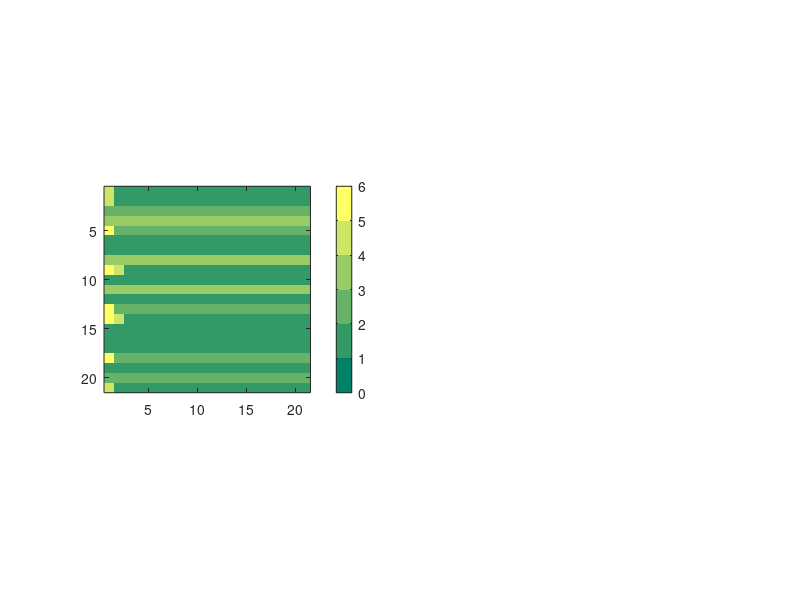

This chart was generated by the following MATLAB code: (Note: this script raises an error after producing the figure.)
for big = 1:1:25
%I have 6 states from that email. Lets see what I can do with them. Hmm...
total_states = 6 ;

%Random sizes and times for 1D initialization.
size = 21;
time = 21;

%TYPE AND SIZE DEFINITION
A = ones(time,size);
A(1,:) = randi([1 total_states],1,size);


%B is A for cyclic
B = A;

%
%Now what I am going to do is, I am going to have a ruleset and then when I
%am going to compare the results for graphs that have cycles and graphs
%that do not have cycles! And then I will change the initializations and
%the rulesets to see where that takes us.

%THREE THINGS THAT CAN COMPLETELY DEFINE FATE FOR OUR DETERMINISTIC MODEL:
    %GRAPH
    %RULESET
    %INITIALIZATION
    

    
%%%%%%%%%%%%%%%%%%%%%%%%%%%%%%%%%%%%%%%%%%%%%%%%%%%%%%%%%%%%%%%%%%%%%%%%%%%    
%%%%%%%%%%%%%%%%%%%%%%%%%%%%%%%%%%%%%%%%%%%%%%%%%%%%%%%%%%%%%%%%%%%%%%%%%%%
    
%INITIALIZATION
%Different ways to initialize the cells








%%%%%%%%%%%%%%%%%%%%%%%%%%%%%%%%%%%%%%%%%%%%%%%%%%%%%%%%%%%%%%%%%%%%%%%%%%%
%%%%%%%%%%%%%%%%%%%%%%%%%%%%%%%%%%%%%%%%%%%%%%%%%%%%%%%%%%%%%%%%%%%%%%%%%%%

%RULE
%The ruleset here is the new state when a cell receives a signal
%First line is change in state when you do receive a signal
%Second line is a change in state when you do not receive a signal
rule_original = [ 3 , 0 ;...
         6 , 0 ;...
         6 , 0 ;...
         1 , 0 ;...
         2 , 0 ;...
         4 , 0 ] ;

rule = rule_original(:,1) ;

rule = [ rule rule rule rule rule rule];

%%%%%%%%%%%%%%%%%%%%%%%%%%%%%%%%%%%%%%%%%%%%%%%%%%%%%%%%%%%%%%%%%%%%%%%%%%%
%%%%%%%%%%%%%%%%%%%%%%%%%%%%%%%%%%%%%%%%%%%%%%%%%%%%%%%%%%%%%%%%%%%%%%%%%%%

%GRAPH FOR ACYCLIC - LEBON ET AL
graph = zeros(total_states,total_states);

%The graph from the lauren paper is the following DAG
graph = [ 0 , 0 , 0 , 0 , 0 , 0 ;...
          0 , 0 , 0 , 0 , 0 , 0 ;...
          0 , 0 , 0 , 0 , 0 , 0 ;...
          1 , 1 , 0 , 0 , 0 , 0 ;...
          1 , 1 , 0 , 0 , 0 , 0 ;...
          1 , 1 , 0 , 0 , 1 , 0 ] ;
      

final = rule .* graph ;
          



%A graph with a cycle so we can see a comparision
cycle_graph = [ 0 , 0 , 0 , 0 , 0 , 1 ;...
          0 , 0 , 0 , 0 , 0 , 0 ;...
          0 , 0 , 0 , 0 , 0 , 0 ;...
          1 , 1 , 0 , 0 , 0 , 0 ;...
          1 , 1 , 0 , 0 , 0 , 0 ;...
          0 , 1 , 0 , 0 , 1 , 0 ] ;
      

cycle_final = rule .* cycle_graph ;
          


        
%%%%%%%%%%%%%%%%%%%%%%%%%%%%%%%%%%%%%%%%%%%%%%%%%%%%%%%%%%%%%%%%%%%%%%%%%%%
%%%%%%%%%%%%%%%%%%%%%%%%%%%%%%%%%%%%%%%%%%%%%%%%%%%%%%%%%%%%%%%%%%%%%%%%%%%



%HOW CAN THERE BE A CYCLIC GRAPH , WHAT ARE THE RULES AND EQUATIONS THAT
%WOULD GIVE US A CYCLIC GRAPH. THINK ABOUT IT.





%%%%%%%%%%%%%%%%%%%%%%%%%%%%%%%%%%%%%%%%%%%%%%%%%%%%%%%%%%%%%%%%%%%%%%%%%%%
%%%%%%%%%%%%%%%%%%%%%%%%%%%%%%%%%%%%%%%%%%%%%%%%%%%%%%%%%%%%%%%%%%%%%%%%%%%
%UPDATION 

for(t= 1:time-1),

%
    for(i=2:size-1)
       
        %%FOR ACYCLIC
        if( graph(A(t,i),A(t,i-1)) ~= 0  ) ,
                A(t+1,i) = final(A(t,i) ,A(t,i-1));
        elseif( graph(A(t,i),A(t,i+1)) ~= 0 )
                A(t+1,i) = final(A(t,i) ,A(t,i+1));
        else
                A(t+1,i) = A(t,i);

        end
        
        
        %FOR CYCLIC   
           if(   cycle_graph(B(t,i),B(t,i-1)) ~= 0  ) ,
                B(t+1,i) = cycle_final(B(t,i) ,B(t,i-1));
           elseif( cycle_graph(B(t,i),B(t,i+1)) ~= 0 ) 
                B(t+1,i) = cycle_final(B(t,i) ,B(t,i+1));
           else
                B(t+1,i) = B(t,i);

        end
        

        
    end
end





figure

subplot(121);
%%%PLOT FOR ACYCLIC
h = imagesc(A');
axis square;
caxis([0 6]);
colormap(summer(6));
q = colorbar;
q.Location = 'southoutside';
xlabel(q, 'State Marker');

ylabel('Cell Position');
xlabel('Time Step');
title(strcat('Acyclic | Rule: ',mat2str(rule_original(:,1))))
ax = gca;
ax.YTick = 1.5 : 1 : size -0.5;
ax.XTick = 1.5 : 1 : time -0.5;
ax.YGrid = 'on';
ax.XGrid = 'on';
set(gca,'XTickLabel',[]);
set(gca,'YTickLabel',[]);
%%%


subplot(122);
%%%PLOT FOR CYCLIC
h = imagesc(B');
axis square;
caxis([0 6]);
colormap(summer(6));
q = colorbar;
q.Location = 'southoutside';
%lcolorbar(labels,'fontweight','bold');


xlabel(q, 'State Marker');
ylabel('Cell Position');
xlabel('Time Step');
title(strcat('Cyclic | Rule: ',mat2str(rule_original(:,1))));
ax = gca;
ax.YTick = 1.5 : 1 : size -0.5;
ax.XTick = 1.5 : 1 : time -0.5;
ax.YGrid = 'on';
ax.XGrid = 'on';
set(gca,'XTickLabel',[]);
set(gca,'YTickLabel',[]);
%%%




%%Save Figure
savefig(strcat(mat2str(big),mat2str(rule_original(:,1))))
saveas(gcf,strcat(mat2str(big),mat2str(rule_original(:,1)),'.png'))
clearvars -except big;
end